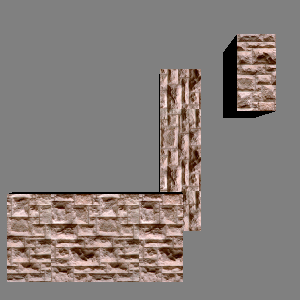

The script that drew this image:
#!/usr/bin/env python

# Demonstrate textured glyphs using vtkGlyph3D with cube glyphs oriented
# by vectors and textured with a bitmap image.

import os

# Factory overrides
import vtkmodules.vtkInteractionStyle  # noqa: F401
import vtkmodules.vtkRenderingOpenGL2  # noqa: F401

from vtkmodules.vtkCommonCore import (
    vtkFloatArray,
    vtkPoints,
)
from vtkmodules.vtkCommonDataModel import (
    vtkCellArray,
    vtkPolyData,
)
from vtkmodules.vtkFiltersCore import vtkGlyph3D
from vtkmodules.vtkFiltersSources import vtkCubeSource
from vtkmodules.vtkIOImage import vtkBMPReader
from vtkmodules.vtkRenderingCore import (
    vtkActor,
    vtkPolyDataMapper,
    vtkRenderWindow,
    vtkRenderWindowInteractor,
    vtkRenderer,
    vtkTexture,
)

# Data file path (relative to this script)
data_dir = os.environ.get("VPE_DATA_DIR", os.path.dirname(os.path.abspath(__file__)))

# Cube glyph source
cube = vtkCubeSource()
cube.SetXLength(2.0)
cube.SetYLength(1.0)
cube.SetZLength(0.5)

# Create input point data with three points
points = vtkPoints()
points.InsertPoint(0, (1, 1, 1))
points.InsertPoint(1, (0, 0, 0))
points.InsertPoint(2, (-1, -1, -1))

polys = vtkCellArray()
polys.InsertNextCell(1)
polys.InsertCellPoint(0)
polys.InsertNextCell(1)
polys.InsertCellPoint(1)
polys.InsertNextCell(1)
polys.InsertCellPoint(2)

glyph_input = vtkPolyData()
glyph_input.SetPoints(points)
glyph_input.SetPolys(polys)

# Orientation vectors
vectors = vtkFloatArray()
vectors.SetNumberOfComponents(3)
vectors.InsertTuple3(0, 1, 0, 0)
vectors.InsertTuple3(1, 0, 1, 0)
vectors.InsertTuple3(2, 0, 0, 1)
glyph_input.GetPointData().SetVectors(vectors)

# Glyph filter
glyph = vtkGlyph3D()
glyph.SetScaleModeToDataScalingOff()
glyph.SetVectorModeToUseVector()
glyph.SetInputData(glyph_input)
glyph.SetSourceConnection(cube.GetOutputPort())

mapper = vtkPolyDataMapper()
mapper.SetInputConnection(glyph.GetOutputPort())

actor = vtkActor()
actor.SetMapper(mapper)

# Texture from BMP image
img_reader = vtkBMPReader()
img_reader.SetFileName(os.path.join(data_dir, "masonry.bmp"))

texture = vtkTexture()
texture.SetInputConnection(img_reader.GetOutputPort())
texture.InterpolateOn()
actor.SetTexture(texture)

# Renderer
renderer = vtkRenderer()
renderer.SetBackground(0.5, 0.5, 0.5)
renderer.AddActor(actor)

# Window
render_window = vtkRenderWindow()
render_window.AddRenderer(renderer)
render_window.SetWindowName("texture glyph")

# Scene
renderer.ResetCamera()
camera = renderer.GetActiveCamera()
camera.Azimuth(-90)
camera.Zoom(1.4)

# Interactor
interactor = vtkRenderWindowInteractor()
interactor.SetRenderWindow(render_window)

interactor.Initialize()
interactor.Start()
